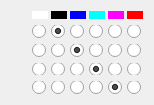
<?xml version="1.0" encoding="UTF-8"?>
<ui version="4.0">
 <class>ColorPal</class>
 <widget class="QWidget" name="ColorPal">
  <property name="geometry">
   <rect>
    <x>0</x>
    <y>0</y>
    <width>154</width>
    <height>105</height>
   </rect>
  </property>
  <property name="sizePolicy">
   <sizepolicy hsizetype="Fixed" vsizetype="Fixed">
    <horstretch>0</horstretch>
    <verstretch>0</verstretch>
   </sizepolicy>
  </property>
  <property name="minimumSize">
   <size>
    <width>100</width>
    <height>60</height>
   </size>
  </property>
  <property name="maximumSize">
   <size>
    <width>65535</width>
    <height>65535</height>
   </size>
  </property>
  <property name="windowTitle">
   <string>Form</string>
  </property>
  <layout class="QGridLayout" name="gridLayout">
   <item row="0" column="0">
    <widget class="QGroupBox" name="colorBox">
     <property name="sizePolicy">
      <sizepolicy hsizetype="Preferred" vsizetype="Fixed">
       <horstretch>0</horstretch>
       <verstretch>0</verstretch>
      </sizepolicy>
     </property>
     <property name="minimumSize">
      <size>
       <width>0</width>
       <height>8</height>
      </size>
     </property>
     <property name="maximumSize">
      <size>
       <width>16777215</width>
       <height>8</height>
      </size>
     </property>
     <property name="styleSheet">
      <string notr="true">border:none</string>
     </property>
     <property name="title">
      <string/>
     </property>
     <layout class="QGridLayout" name="gridLayout_5">
      <property name="leftMargin">
       <number>0</number>
      </property>
      <property name="topMargin">
       <number>0</number>
      </property>
      <property name="rightMargin">
       <number>0</number>
      </property>
      <property name="bottomMargin">
       <number>0</number>
      </property>
      <property name="horizontalSpacing">
       <number>3</number>
      </property>
      <property name="verticalSpacing">
       <number>0</number>
      </property>
      <item row="0" column="6">
       <widget class="QLabel" name="cyan">
        <property name="sizePolicy">
         <sizepolicy hsizetype="Fixed" vsizetype="Preferred">
          <horstretch>0</horstretch>
          <verstretch>0</verstretch>
         </sizepolicy>
        </property>
        <property name="minimumSize">
         <size>
          <width>16</width>
          <height>0</height>
         </size>
        </property>
        <property name="styleSheet">
         <string notr="true">background-color:cyan;</string>
        </property>
        <property name="frameShape">
         <enum>QFrame::StyledPanel</enum>
        </property>
        <property name="frameShadow">
         <enum>QFrame::Sunken</enum>
        </property>
        <property name="text">
         <string/>
        </property>
       </widget>
      </item>
      <item row="0" column="2">
       <widget class="QLabel" name="white">
        <property name="sizePolicy">
         <sizepolicy hsizetype="Fixed" vsizetype="Preferred">
          <horstretch>0</horstretch>
          <verstretch>0</verstretch>
         </sizepolicy>
        </property>
        <property name="minimumSize">
         <size>
          <width>16</width>
          <height>0</height>
         </size>
        </property>
        <property name="styleSheet">
         <string notr="true">background-color:white</string>
        </property>
        <property name="frameShape">
         <enum>QFrame::StyledPanel</enum>
        </property>
        <property name="frameShadow">
         <enum>QFrame::Sunken</enum>
        </property>
        <property name="text">
         <string/>
        </property>
       </widget>
      </item>
      <item row="0" column="8">
       <widget class="QLabel" name="red">
        <property name="sizePolicy">
         <sizepolicy hsizetype="Fixed" vsizetype="Preferred">
          <horstretch>0</horstretch>
          <verstretch>0</verstretch>
         </sizepolicy>
        </property>
        <property name="minimumSize">
         <size>
          <width>16</width>
          <height>0</height>
         </size>
        </property>
        <property name="styleSheet">
         <string notr="true">background-color: red;</string>
        </property>
        <property name="frameShape">
         <enum>QFrame::StyledPanel</enum>
        </property>
        <property name="frameShadow">
         <enum>QFrame::Sunken</enum>
        </property>
        <property name="text">
         <string/>
        </property>
       </widget>
      </item>
      <item row="0" column="5">
       <widget class="QLabel" name="blue">
        <property name="sizePolicy">
         <sizepolicy hsizetype="Fixed" vsizetype="Preferred">
          <horstretch>0</horstretch>
          <verstretch>0</verstretch>
         </sizepolicy>
        </property>
        <property name="minimumSize">
         <size>
          <width>16</width>
          <height>0</height>
         </size>
        </property>
        <property name="styleSheet">
         <string notr="true">background-color:blue;</string>
        </property>
        <property name="frameShape">
         <enum>QFrame::StyledPanel</enum>
        </property>
        <property name="frameShadow">
         <enum>QFrame::Sunken</enum>
        </property>
        <property name="text">
         <string/>
        </property>
       </widget>
      </item>
      <item row="0" column="3">
       <widget class="QLabel" name="black">
        <property name="sizePolicy">
         <sizepolicy hsizetype="Fixed" vsizetype="Preferred">
          <horstretch>0</horstretch>
          <verstretch>0</verstretch>
         </sizepolicy>
        </property>
        <property name="minimumSize">
         <size>
          <width>16</width>
          <height>0</height>
         </size>
        </property>
        <property name="styleSheet">
         <string notr="true">background-color:black;</string>
        </property>
        <property name="frameShape">
         <enum>QFrame::StyledPanel</enum>
        </property>
        <property name="frameShadow">
         <enum>QFrame::Sunken</enum>
        </property>
        <property name="text">
         <string/>
        </property>
       </widget>
      </item>
      <item row="0" column="7">
       <widget class="QLabel" name="magenta">
        <property name="sizePolicy">
         <sizepolicy hsizetype="Fixed" vsizetype="Preferred">
          <horstretch>0</horstretch>
          <verstretch>0</verstretch>
         </sizepolicy>
        </property>
        <property name="minimumSize">
         <size>
          <width>16</width>
          <height>0</height>
         </size>
        </property>
        <property name="styleSheet">
         <string notr="true">background-color:magenta;</string>
        </property>
        <property name="frameShape">
         <enum>QFrame::StyledPanel</enum>
        </property>
        <property name="frameShadow">
         <enum>QFrame::Sunken</enum>
        </property>
        <property name="text">
         <string/>
        </property>
       </widget>
      </item>
      <item row="0" column="1">
       <spacer name="spacer1">
        <property name="orientation">
         <enum>Qt::Horizontal</enum>
        </property>
        <property name="sizeHint" stdset="0">
         <size>
          <width>40</width>
          <height>20</height>
         </size>
        </property>
       </spacer>
      </item>
     </layout>
    </widget>
   </item>
   <item row="1" column="0">
    <widget class="QGroupBox" name="scanBox">
     <property name="sizePolicy">
      <sizepolicy hsizetype="Preferred" vsizetype="Fixed">
       <horstretch>0</horstretch>
       <verstretch>0</verstretch>
      </sizepolicy>
     </property>
     <property name="styleSheet">
      <string notr="true">border:none</string>
     </property>
     <property name="title">
      <string/>
     </property>
     <layout class="QGridLayout" name="gridLayout_3">
      <property name="leftMargin">
       <number>0</number>
      </property>
      <property name="topMargin">
       <number>0</number>
      </property>
      <property name="rightMargin">
       <number>0</number>
      </property>
      <property name="bottomMargin">
       <number>0</number>
      </property>
      <property name="horizontalSpacing">
       <number>3</number>
      </property>
      <property name="verticalSpacing">
       <number>0</number>
      </property>
      <item row="0" column="8">
       <widget class="QRadioButton" name="scanCyan">
        <property name="sizePolicy">
         <sizepolicy hsizetype="Fixed" vsizetype="Fixed">
          <horstretch>0</horstretch>
          <verstretch>0</verstretch>
         </sizepolicy>
        </property>
        <property name="minimumSize">
         <size>
          <width>16</width>
          <height>0</height>
         </size>
        </property>
        <property name="maximumSize">
         <size>
          <width>16</width>
          <height>16777215</height>
         </size>
        </property>
        <property name="layoutDirection">
         <enum>Qt::LeftToRight</enum>
        </property>
        <property name="autoFillBackground">
         <bool>false</bool>
        </property>
        <property name="text">
         <string/>
        </property>
       </widget>
      </item>
      <item row="0" column="5">
       <widget class="QRadioButton" name="scanWhite">
        <property name="sizePolicy">
         <sizepolicy hsizetype="Fixed" vsizetype="Fixed">
          <horstretch>0</horstretch>
          <verstretch>0</verstretch>
         </sizepolicy>
        </property>
        <property name="minimumSize">
         <size>
          <width>16</width>
          <height>0</height>
         </size>
        </property>
        <property name="maximumSize">
         <size>
          <width>16</width>
          <height>16777215</height>
         </size>
        </property>
        <property name="layoutDirection">
         <enum>Qt::LeftToRight</enum>
        </property>
        <property name="autoFillBackground">
         <bool>false</bool>
        </property>
        <property name="text">
         <string/>
        </property>
       </widget>
      </item>
      <item row="0" column="7">
       <widget class="QRadioButton" name="scanBlue">
        <property name="sizePolicy">
         <sizepolicy hsizetype="Fixed" vsizetype="Fixed">
          <horstretch>0</horstretch>
          <verstretch>0</verstretch>
         </sizepolicy>
        </property>
        <property name="minimumSize">
         <size>
          <width>16</width>
          <height>0</height>
         </size>
        </property>
        <property name="maximumSize">
         <size>
          <width>16</width>
          <height>16777215</height>
         </size>
        </property>
        <property name="layoutDirection">
         <enum>Qt::LeftToRight</enum>
        </property>
        <property name="autoFillBackground">
         <bool>false</bool>
        </property>
        <property name="text">
         <string/>
        </property>
       </widget>
      </item>
      <item row="0" column="9">
       <widget class="QRadioButton" name="scanMagenta">
        <property name="sizePolicy">
         <sizepolicy hsizetype="Fixed" vsizetype="Fixed">
          <horstretch>0</horstretch>
          <verstretch>0</verstretch>
         </sizepolicy>
        </property>
        <property name="minimumSize">
         <size>
          <width>16</width>
          <height>0</height>
         </size>
        </property>
        <property name="maximumSize">
         <size>
          <width>16</width>
          <height>16777215</height>
         </size>
        </property>
        <property name="layoutDirection">
         <enum>Qt::LeftToRight</enum>
        </property>
        <property name="autoFillBackground">
         <bool>false</bool>
        </property>
        <property name="styleSheet">
         <string notr="true">b</string>
        </property>
        <property name="text">
         <string/>
        </property>
       </widget>
      </item>
      <item row="0" column="6">
       <widget class="QRadioButton" name="scanBlack">
        <property name="sizePolicy">
         <sizepolicy hsizetype="Fixed" vsizetype="Fixed">
          <horstretch>0</horstretch>
          <verstretch>0</verstretch>
         </sizepolicy>
        </property>
        <property name="minimumSize">
         <size>
          <width>16</width>
          <height>0</height>
         </size>
        </property>
        <property name="maximumSize">
         <size>
          <width>16</width>
          <height>16777215</height>
         </size>
        </property>
        <property name="layoutDirection">
         <enum>Qt::LeftToRight</enum>
        </property>
        <property name="autoFillBackground">
         <bool>false</bool>
        </property>
        <property name="text">
         <string/>
        </property>
        <property name="checked">
         <bool>true</bool>
        </property>
       </widget>
      </item>
      <item row="0" column="3">
       <spacer name="Spacer2">
        <property name="orientation">
         <enum>Qt::Horizontal</enum>
        </property>
        <property name="sizeHint" stdset="0">
         <size>
          <width>40</width>
          <height>20</height>
         </size>
        </property>
       </spacer>
      </item>
      <item row="0" column="11">
       <widget class="QRadioButton" name="scanRed">
        <property name="sizePolicy">
         <sizepolicy hsizetype="Fixed" vsizetype="Fixed">
          <horstretch>0</horstretch>
          <verstretch>0</verstretch>
         </sizepolicy>
        </property>
        <property name="minimumSize">
         <size>
          <width>16</width>
          <height>0</height>
         </size>
        </property>
        <property name="maximumSize">
         <size>
          <width>16</width>
          <height>16777215</height>
         </size>
        </property>
        <property name="layoutDirection">
         <enum>Qt::LeftToRight</enum>
        </property>
        <property name="autoFillBackground">
         <bool>false</bool>
        </property>
        <property name="styleSheet">
         <string notr="true">b</string>
        </property>
        <property name="text">
         <string/>
        </property>
       </widget>
      </item>
     </layout>
    </widget>
   </item>
   <item row="2" column="0">
    <widget class="QGroupBox" name="linkBox">
     <property name="sizePolicy">
      <sizepolicy hsizetype="Preferred" vsizetype="Fixed">
       <horstretch>0</horstretch>
       <verstretch>0</verstretch>
      </sizepolicy>
     </property>
     <property name="styleSheet">
      <string notr="true">border:none</string>
     </property>
     <property name="title">
      <string/>
     </property>
     <layout class="QGridLayout" name="gridLayout_4">
      <property name="leftMargin">
       <number>0</number>
      </property>
      <property name="topMargin">
       <number>0</number>
      </property>
      <property name="rightMargin">
       <number>0</number>
      </property>
      <property name="bottomMargin">
       <number>0</number>
      </property>
      <property name="horizontalSpacing">
       <number>3</number>
      </property>
      <property name="verticalSpacing">
       <number>0</number>
      </property>
      <item row="0" column="8">
       <widget class="QRadioButton" name="linkMagenta">
        <property name="sizePolicy">
         <sizepolicy hsizetype="Fixed" vsizetype="Fixed">
          <horstretch>0</horstretch>
          <verstretch>0</verstretch>
         </sizepolicy>
        </property>
        <property name="minimumSize">
         <size>
          <width>16</width>
          <height>0</height>
         </size>
        </property>
        <property name="maximumSize">
         <size>
          <width>16</width>
          <height>16777215</height>
         </size>
        </property>
        <property name="layoutDirection">
         <enum>Qt::LeftToRight</enum>
        </property>
        <property name="autoFillBackground">
         <bool>false</bool>
        </property>
        <property name="text">
         <string/>
        </property>
       </widget>
      </item>
      <item row="0" column="9">
       <widget class="QRadioButton" name="linkRed">
        <property name="sizePolicy">
         <sizepolicy hsizetype="Fixed" vsizetype="Fixed">
          <horstretch>0</horstretch>
          <verstretch>0</verstretch>
         </sizepolicy>
        </property>
        <property name="minimumSize">
         <size>
          <width>16</width>
          <height>0</height>
         </size>
        </property>
        <property name="maximumSize">
         <size>
          <width>16</width>
          <height>16777215</height>
         </size>
        </property>
        <property name="layoutDirection">
         <enum>Qt::LeftToRight</enum>
        </property>
        <property name="autoFillBackground">
         <bool>false</bool>
        </property>
        <property name="text">
         <string/>
        </property>
       </widget>
      </item>
      <item row="0" column="2">
       <spacer name="spacer3">
        <property name="orientation">
         <enum>Qt::Horizontal</enum>
        </property>
        <property name="sizeHint" stdset="0">
         <size>
          <width>40</width>
          <height>20</height>
         </size>
        </property>
       </spacer>
      </item>
      <item row="0" column="7">
       <widget class="QRadioButton" name="linkCyan">
        <property name="sizePolicy">
         <sizepolicy hsizetype="Fixed" vsizetype="Fixed">
          <horstretch>0</horstretch>
          <verstretch>0</verstretch>
         </sizepolicy>
        </property>
        <property name="minimumSize">
         <size>
          <width>16</width>
          <height>0</height>
         </size>
        </property>
        <property name="maximumSize">
         <size>
          <width>16</width>
          <height>16777215</height>
         </size>
        </property>
        <property name="layoutDirection">
         <enum>Qt::LeftToRight</enum>
        </property>
        <property name="autoFillBackground">
         <bool>false</bool>
        </property>
        <property name="text">
         <string/>
        </property>
       </widget>
      </item>
      <item row="0" column="6">
       <widget class="QRadioButton" name="linkBlue">
        <property name="sizePolicy">
         <sizepolicy hsizetype="Fixed" vsizetype="Fixed">
          <horstretch>0</horstretch>
          <verstretch>0</verstretch>
         </sizepolicy>
        </property>
        <property name="minimumSize">
         <size>
          <width>16</width>
          <height>0</height>
         </size>
        </property>
        <property name="maximumSize">
         <size>
          <width>16</width>
          <height>16777215</height>
         </size>
        </property>
        <property name="layoutDirection">
         <enum>Qt::LeftToRight</enum>
        </property>
        <property name="autoFillBackground">
         <bool>false</bool>
        </property>
        <property name="text">
         <string/>
        </property>
        <property name="checked">
         <bool>true</bool>
        </property>
       </widget>
      </item>
      <item row="0" column="4">
       <widget class="QRadioButton" name="linkWhite">
        <property name="sizePolicy">
         <sizepolicy hsizetype="Fixed" vsizetype="Fixed">
          <horstretch>0</horstretch>
          <verstretch>0</verstretch>
         </sizepolicy>
        </property>
        <property name="minimumSize">
         <size>
          <width>16</width>
          <height>0</height>
         </size>
        </property>
        <property name="maximumSize">
         <size>
          <width>16</width>
          <height>16777215</height>
         </size>
        </property>
        <property name="layoutDirection">
         <enum>Qt::LeftToRight</enum>
        </property>
        <property name="autoFillBackground">
         <bool>false</bool>
        </property>
        <property name="text">
         <string/>
        </property>
        <property name="checked">
         <bool>false</bool>
        </property>
       </widget>
      </item>
      <item row="0" column="5">
       <widget class="QRadioButton" name="linkBlack">
        <property name="sizePolicy">
         <sizepolicy hsizetype="Fixed" vsizetype="Fixed">
          <horstretch>0</horstretch>
          <verstretch>0</verstretch>
         </sizepolicy>
        </property>
        <property name="minimumSize">
         <size>
          <width>16</width>
          <height>0</height>
         </size>
        </property>
        <property name="maximumSize">
         <size>
          <width>16</width>
          <height>16777215</height>
         </size>
        </property>
        <property name="layoutDirection">
         <enum>Qt::LeftToRight</enum>
        </property>
        <property name="autoFillBackground">
         <bool>false</bool>
        </property>
        <property name="text">
         <string/>
        </property>
       </widget>
      </item>
     </layout>
    </widget>
   </item>
   <item row="3" column="0">
    <widget class="QGroupBox" name="regBox">
     <property name="sizePolicy">
      <sizepolicy hsizetype="Preferred" vsizetype="Fixed">
       <horstretch>0</horstretch>
       <verstretch>0</verstretch>
      </sizepolicy>
     </property>
     <property name="styleSheet">
      <string notr="true">border:none</string>
     </property>
     <property name="title">
      <string/>
     </property>
     <layout class="QGridLayout" name="gridLayout_6">
      <property name="leftMargin">
       <number>0</number>
      </property>
      <property name="topMargin">
       <number>0</number>
      </property>
      <property name="rightMargin">
       <number>0</number>
      </property>
      <property name="bottomMargin">
       <number>0</number>
      </property>
      <property name="horizontalSpacing">
       <number>3</number>
      </property>
      <property name="verticalSpacing">
       <number>0</number>
      </property>
      <item row="0" column="6">
       <widget class="QRadioButton" name="regBlue">
        <property name="sizePolicy">
         <sizepolicy hsizetype="Fixed" vsizetype="Fixed">
          <horstretch>0</horstretch>
          <verstretch>0</verstretch>
         </sizepolicy>
        </property>
        <property name="minimumSize">
         <size>
          <width>16</width>
          <height>0</height>
         </size>
        </property>
        <property name="maximumSize">
         <size>
          <width>16</width>
          <height>16777215</height>
         </size>
        </property>
        <property name="layoutDirection">
         <enum>Qt::LeftToRight</enum>
        </property>
        <property name="autoFillBackground">
         <bool>false</bool>
        </property>
        <property name="text">
         <string/>
        </property>
        <property name="checked">
         <bool>false</bool>
        </property>
       </widget>
      </item>
      <item row="0" column="8">
       <widget class="QRadioButton" name="regMagenta">
        <property name="sizePolicy">
         <sizepolicy hsizetype="Fixed" vsizetype="Fixed">
          <horstretch>0</horstretch>
          <verstretch>0</verstretch>
         </sizepolicy>
        </property>
        <property name="minimumSize">
         <size>
          <width>16</width>
          <height>0</height>
         </size>
        </property>
        <property name="maximumSize">
         <size>
          <width>16</width>
          <height>16777215</height>
         </size>
        </property>
        <property name="layoutDirection">
         <enum>Qt::LeftToRight</enum>
        </property>
        <property name="autoFillBackground">
         <bool>false</bool>
        </property>
        <property name="text">
         <string/>
        </property>
       </widget>
      </item>
      <item row="0" column="7">
       <widget class="QRadioButton" name="regCyan">
        <property name="sizePolicy">
         <sizepolicy hsizetype="Fixed" vsizetype="Fixed">
          <horstretch>0</horstretch>
          <verstretch>0</verstretch>
         </sizepolicy>
        </property>
        <property name="minimumSize">
         <size>
          <width>16</width>
          <height>0</height>
         </size>
        </property>
        <property name="maximumSize">
         <size>
          <width>16</width>
          <height>16777215</height>
         </size>
        </property>
        <property name="layoutDirection">
         <enum>Qt::LeftToRight</enum>
        </property>
        <property name="autoFillBackground">
         <bool>false</bool>
        </property>
        <property name="text">
         <string/>
        </property>
        <property name="checked">
         <bool>true</bool>
        </property>
       </widget>
      </item>
      <item row="0" column="2">
       <spacer name="spacer4">
        <property name="orientation">
         <enum>Qt::Horizontal</enum>
        </property>
        <property name="sizeHint" stdset="0">
         <size>
          <width>40</width>
          <height>20</height>
         </size>
        </property>
       </spacer>
      </item>
      <item row="0" column="9">
       <widget class="QRadioButton" name="regRed">
        <property name="sizePolicy">
         <sizepolicy hsizetype="Fixed" vsizetype="Fixed">
          <horstretch>0</horstretch>
          <verstretch>0</verstretch>
         </sizepolicy>
        </property>
        <property name="minimumSize">
         <size>
          <width>16</width>
          <height>0</height>
         </size>
        </property>
        <property name="maximumSize">
         <size>
          <width>16</width>
          <height>16777215</height>
         </size>
        </property>
        <property name="layoutDirection">
         <enum>Qt::LeftToRight</enum>
        </property>
        <property name="autoFillBackground">
         <bool>false</bool>
        </property>
        <property name="text">
         <string/>
        </property>
       </widget>
      </item>
      <item row="0" column="5">
       <widget class="QRadioButton" name="regBlack">
        <property name="sizePolicy">
         <sizepolicy hsizetype="Fixed" vsizetype="Fixed">
          <horstretch>0</horstretch>
          <verstretch>0</verstretch>
         </sizepolicy>
        </property>
        <property name="minimumSize">
         <size>
          <width>16</width>
          <height>0</height>
         </size>
        </property>
        <property name="maximumSize">
         <size>
          <width>16</width>
          <height>16777215</height>
         </size>
        </property>
        <property name="layoutDirection">
         <enum>Qt::LeftToRight</enum>
        </property>
        <property name="autoFillBackground">
         <bool>false</bool>
        </property>
        <property name="text">
         <string/>
        </property>
       </widget>
      </item>
      <item row="0" column="4">
       <widget class="QRadioButton" name="regWhite">
        <property name="sizePolicy">
         <sizepolicy hsizetype="Fixed" vsizetype="Fixed">
          <horstretch>0</horstretch>
          <verstretch>0</verstretch>
         </sizepolicy>
        </property>
        <property name="minimumSize">
         <size>
          <width>16</width>
          <height>0</height>
         </size>
        </property>
        <property name="maximumSize">
         <size>
          <width>16</width>
          <height>16777215</height>
         </size>
        </property>
        <property name="layoutDirection">
         <enum>Qt::LeftToRight</enum>
        </property>
        <property name="autoFillBackground">
         <bool>false</bool>
        </property>
        <property name="text">
         <string/>
        </property>
        <property name="checked">
         <bool>false</bool>
        </property>
       </widget>
      </item>
     </layout>
    </widget>
   </item>
   <item row="4" column="0">
    <widget class="QGroupBox" name="avgBox">
     <property name="sizePolicy">
      <sizepolicy hsizetype="Preferred" vsizetype="Fixed">
       <horstretch>0</horstretch>
       <verstretch>0</verstretch>
      </sizepolicy>
     </property>
     <property name="styleSheet">
      <string notr="true">border:none</string>
     </property>
     <property name="title">
      <string/>
     </property>
     <layout class="QGridLayout" name="gridLayout_10">
      <property name="leftMargin">
       <number>0</number>
      </property>
      <property name="topMargin">
       <number>0</number>
      </property>
      <property name="rightMargin">
       <number>0</number>
      </property>
      <property name="bottomMargin">
       <number>0</number>
      </property>
      <property name="horizontalSpacing">
       <number>3</number>
      </property>
      <property name="verticalSpacing">
       <number>0</number>
      </property>
      <item row="0" column="4">
       <widget class="QRadioButton" name="avgCyan">
        <property name="sizePolicy">
         <sizepolicy hsizetype="Fixed" vsizetype="Fixed">
          <horstretch>0</horstretch>
          <verstretch>0</verstretch>
         </sizepolicy>
        </property>
        <property name="minimumSize">
         <size>
          <width>16</width>
          <height>0</height>
         </size>
        </property>
        <property name="maximumSize">
         <size>
          <width>16</width>
          <height>16777215</height>
         </size>
        </property>
        <property name="layoutDirection">
         <enum>Qt::LeftToRight</enum>
        </property>
        <property name="autoFillBackground">
         <bool>false</bool>
        </property>
        <property name="text">
         <string/>
        </property>
        <property name="checked">
         <bool>false</bool>
        </property>
       </widget>
      </item>
      <item row="0" column="1">
       <widget class="QRadioButton" name="avgWhite">
        <property name="sizePolicy">
         <sizepolicy hsizetype="Fixed" vsizetype="Fixed">
          <horstretch>0</horstretch>
          <verstretch>0</verstretch>
         </sizepolicy>
        </property>
        <property name="minimumSize">
         <size>
          <width>16</width>
          <height>0</height>
         </size>
        </property>
        <property name="maximumSize">
         <size>
          <width>16</width>
          <height>16777215</height>
         </size>
        </property>
        <property name="layoutDirection">
         <enum>Qt::LeftToRight</enum>
        </property>
        <property name="autoFillBackground">
         <bool>false</bool>
        </property>
        <property name="text">
         <string/>
        </property>
        <property name="checked">
         <bool>false</bool>
        </property>
       </widget>
      </item>
      <item row="0" column="5">
       <widget class="QRadioButton" name="avgMagenta">
        <property name="sizePolicy">
         <sizepolicy hsizetype="Fixed" vsizetype="Fixed">
          <horstretch>0</horstretch>
          <verstretch>0</verstretch>
         </sizepolicy>
        </property>
        <property name="minimumSize">
         <size>
          <width>16</width>
          <height>0</height>
         </size>
        </property>
        <property name="maximumSize">
         <size>
          <width>16</width>
          <height>16777215</height>
         </size>
        </property>
        <property name="layoutDirection">
         <enum>Qt::LeftToRight</enum>
        </property>
        <property name="autoFillBackground">
         <bool>false</bool>
        </property>
        <property name="text">
         <string/>
        </property>
        <property name="checked">
         <bool>true</bool>
        </property>
       </widget>
      </item>
      <item row="0" column="6">
       <widget class="QRadioButton" name="avgRed">
        <property name="sizePolicy">
         <sizepolicy hsizetype="Fixed" vsizetype="Fixed">
          <horstretch>0</horstretch>
          <verstretch>0</verstretch>
         </sizepolicy>
        </property>
        <property name="minimumSize">
         <size>
          <width>16</width>
          <height>0</height>
         </size>
        </property>
        <property name="maximumSize">
         <size>
          <width>16</width>
          <height>16777215</height>
         </size>
        </property>
        <property name="layoutDirection">
         <enum>Qt::LeftToRight</enum>
        </property>
        <property name="autoFillBackground">
         <bool>false</bool>
        </property>
        <property name="text">
         <string/>
        </property>
       </widget>
      </item>
      <item row="0" column="2">
       <widget class="QRadioButton" name="avgBlack">
        <property name="sizePolicy">
         <sizepolicy hsizetype="Fixed" vsizetype="Fixed">
          <horstretch>0</horstretch>
          <verstretch>0</verstretch>
         </sizepolicy>
        </property>
        <property name="minimumSize">
         <size>
          <width>16</width>
          <height>0</height>
         </size>
        </property>
        <property name="maximumSize">
         <size>
          <width>16</width>
          <height>16777215</height>
         </size>
        </property>
        <property name="layoutDirection">
         <enum>Qt::LeftToRight</enum>
        </property>
        <property name="autoFillBackground">
         <bool>false</bool>
        </property>
        <property name="text">
         <string/>
        </property>
       </widget>
      </item>
      <item row="0" column="0">
       <spacer name="spacer5">
        <property name="orientation">
         <enum>Qt::Horizontal</enum>
        </property>
        <property name="sizeHint" stdset="0">
         <size>
          <width>40</width>
          <height>20</height>
         </size>
        </property>
       </spacer>
      </item>
      <item row="0" column="3">
       <widget class="QRadioButton" name="avgBlue">
        <property name="sizePolicy">
         <sizepolicy hsizetype="Fixed" vsizetype="Fixed">
          <horstretch>0</horstretch>
          <verstretch>0</verstretch>
         </sizepolicy>
        </property>
        <property name="minimumSize">
         <size>
          <width>16</width>
          <height>0</height>
         </size>
        </property>
        <property name="maximumSize">
         <size>
          <width>16</width>
          <height>16777215</height>
         </size>
        </property>
        <property name="layoutDirection">
         <enum>Qt::LeftToRight</enum>
        </property>
        <property name="autoFillBackground">
         <bool>false</bool>
        </property>
        <property name="text">
         <string/>
        </property>
        <property name="checked">
         <bool>false</bool>
        </property>
       </widget>
      </item>
     </layout>
    </widget>
   </item>
  </layout>
 </widget>
 <resources/>
 <connections/>
</ui>
